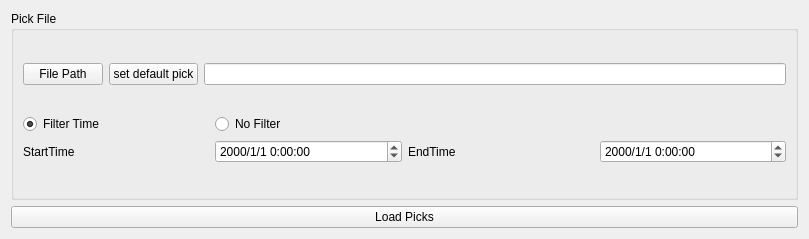
<?xml version="1.0" encoding="UTF-8"?>
<ui version="4.0">
 <class>Form</class>
 <widget class="QWidget" name="Form">
  <property name="geometry">
   <rect>
    <x>0</x>
    <y>0</y>
    <width>809</width>
    <height>239</height>
   </rect>
  </property>
  <property name="windowTitle">
   <string>Load Picks</string>
  </property>
  <layout class="QVBoxLayout" name="verticalLayout">
   <item>
    <widget class="QGroupBox" name="groupBox">
     <property name="title">
      <string>Pick File</string>
     </property>
     <layout class="QHBoxLayout" name="horizontalLayout_4">
      <item>
       <layout class="QVBoxLayout" name="verticalLayout_2">
        <item>
         <layout class="QHBoxLayout" name="horizontalLayout_2">
          <item>
           <widget class="QPushButton" name="loadFileBtn">
            <property name="text">
             <string>File Path</string>
            </property>
           </widget>
          </item>
          <item>
           <widget class="QPushButton" name="defaultpickBtn">
            <property name="text">
             <string>set default pick</string>
            </property>
           </widget>
          </item>
          <item>
           <widget class="QLineEdit" name="pickpathTE"/>
          </item>
         </layout>
        </item>
        <item>
         <layout class="QGridLayout" name="gridLayout">
          <item row="1" column="0">
           <widget class="QLabel" name="label">
            <property name="sizePolicy">
             <sizepolicy hsizetype="Minimum" vsizetype="Preferred">
              <horstretch>0</horstretch>
              <verstretch>0</verstretch>
             </sizepolicy>
            </property>
            <property name="text">
             <string>StartTime</string>
            </property>
           </widget>
          </item>
          <item row="1" column="2">
           <widget class="QLabel" name="label_2">
            <property name="sizePolicy">
             <sizepolicy hsizetype="Minimum" vsizetype="Preferred">
              <horstretch>0</horstretch>
              <verstretch>0</verstretch>
             </sizepolicy>
            </property>
            <property name="text">
             <string>EndTime</string>
            </property>
           </widget>
          </item>
          <item row="1" column="3">
           <widget class="QDateTimeEdit" name="dateTimeEdit2">
            <property name="displayFormat">
             <string>yyyy/M/d h:mm:ss</string>
            </property>
           </widget>
          </item>
          <item row="1" column="1">
           <widget class="QDateTimeEdit" name="dateTimeEdit1">
            <property name="displayFormat">
             <string>yyyy/M/d h:mm:ss</string>
            </property>
           </widget>
          </item>
          <item row="0" column="0">
           <widget class="QRadioButton" name="filterTimeRB">
            <property name="text">
             <string>Filter Time</string>
            </property>
            <property name="checked">
             <bool>true</bool>
            </property>
           </widget>
          </item>
          <item row="0" column="1">
           <widget class="QRadioButton" name="noFilterRB">
            <property name="text">
             <string>No Filter</string>
            </property>
           </widget>
          </item>
         </layout>
        </item>
       </layout>
      </item>
     </layout>
    </widget>
   </item>
   <item>
    <widget class="QPushButton" name="loadpicksBtn">
     <property name="text">
      <string>Load Picks</string>
     </property>
    </widget>
   </item>
  </layout>
 </widget>
 <resources/>
 <connections/>
</ui>
